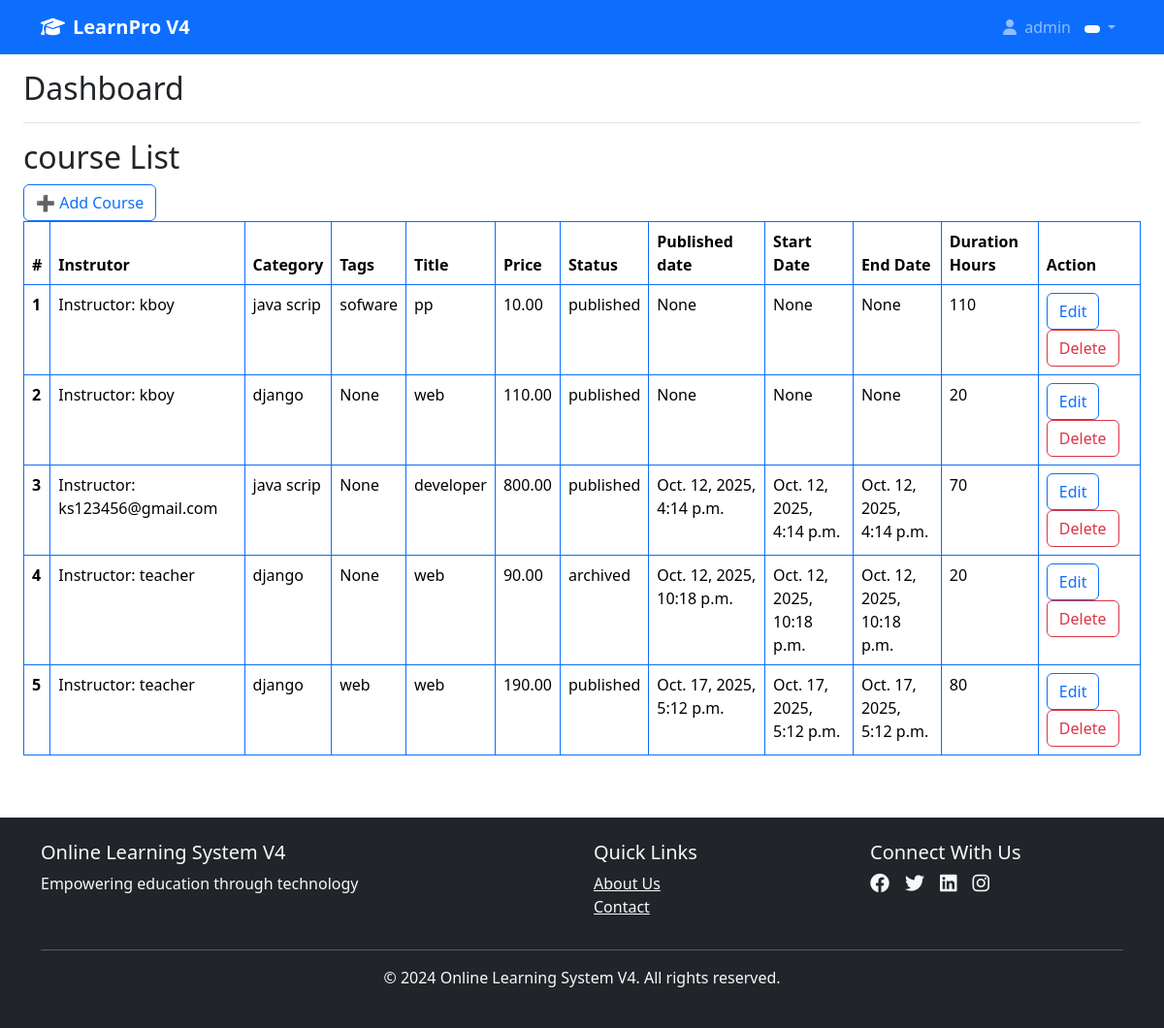
Screenshot of /courses/ (signed in) with the database file from the repository.
### users/models.py (models this page shows, shortened)
class User(AbstractUser):
    ROLE_CHOICES = (
        ('student', 'Student'),
        ('instructor', 'Instructor'),
        ('employee', 'Employee'),
    )
    role = models.CharField(max_length=20, choices=ROLE_CHOICES)

class Instructor(models.Model):
    user = models.OneToOneField(settings.AUTH_USER_MODEL, on_delete=models.CASCADE)
    name = models.CharField(max_length=100)
    phone = models.CharField(max_length=20)
    address = models.TextField()
    date_of_birth = models.DateField(blank=True, null=True)
    bio = models.TextField(blank=True)
    salary = models.DecimalField(max_digits=12, decimal_places=2,null=True)
    def __str__(self):
        return f"Instructor: {self.name}"

### course_management/models.py (models this page shows, shortened)
class Course(models.Model):
    STATUS_CHOICES = [
        ('draft', 'Draft'),
        ('published', 'Published'),
        ('archived', 'Archived'),
    ]
    instructor = models.ForeignKey(Instructor, on_delete=models.CASCADE, null=True)
    category = models.ForeignKey(Category, on_delete=models.CASCADE, null=True)
    tags = models.ForeignKey(Tag, on_delete=models.CASCADE, null=True)
    title = models.CharField(max_length=200, null=True)
    price = models.DecimalField(max_digits=10, decimal_places=2, default=0.00, null=True)
    status = models.CharField(max_length=20, choices=STATUS_CHOICES, default='draft', null=True)
    published_date = models.DateTimeField(blank=True, null=True)
    start_date = models.DateTimeField(blank=True, null=True)
    end_date = models.DateTimeField(blank=True, null=True)
    duration_hours = models.PositiveIntegerField(default=0, null=True)

class Category(models.Model):
    name = models.CharField(max_length=100)
    def __str__(self):
        return self.name

class Tag(models.Model):
    name = models.CharField(max_length=50, unique=True)
    def __str__(self):
        return self.name

### users/decorators.py (the view)
    def wrapper_func(request, *args, **kwargs):
        if 'user_id' in request.session:
            return view_func(request, *args, **kwargs)
        else:
            messages.error(request, "Please login to access this page.")
            return redirect('/login/')  # DIRECT PATH

### course_management/views.py (called while the page is built)
@login_required
def course_list(request):
    courses = Course.objects.all()
    return render(request, 'courses/course_list.html', {'courses': courses})

### course_management/templates/courses/course_list.html (shortened to what this page needs)
{% extends 'base.html' %}
{% block content %}
<!DOCTYPE html>
<!DOCTYPE html>
<html lang="en">
  <head>
    <link
      href="https://cdn.jsdelivr.net/npm/bootstrap@5.3.7/dist/css/bootstrap.min.css"
      rel="stylesheet"
    />
  </head>
  <body>
      <h2>course List</h2>
      <a href="{% url 'course_add' %}" class="btn btn-outline-primary">➕ Add Course</a>
      <table class="table table-bordered border-primary">
        <thead>
          <tr>
            <th scope="col">#</th>
            <th scope="col">Instrutor</th>
            <th scope="col">Category</th>
            <th scope="col">Tags</th>
            <th scope="col">Title</th>
            <th scope="col">Price</th>
            <th scope="col">Status</th>
            <th scope="col">Published date</th>
            <th scope="col">Start Date</th>
            <th scope="col">End Date</th>
            <th scope="col">Duration Hours</th>
            <th scope="col">Action</th>
          </tr>
        </thead>
        <tbody>
          {% for course in courses %}
          <tr>
            <th scope="row">{{ forloop.counter }}</th>
            <td>{{ course.instructor }}</td>
            <td>{{ course.category }}</td>
            <td>{{ course.tags }}</td>
            <td>{{ course.title }}</td>
            <td>{{ course.price }}</td>
            <td>{{ course.status }}</td>
            <td>{{ course.published_date }}</td>
            <td>{{ course.start_date }}</td>
            <td>{{ course.end_date }}</td>
            <td>{{ course.duration_hours }}</td>
            <td>
              <a href="{% url 'course_edit' course.id %} " class="btn btn-outline-primary">Edit</a>
              <a href="{% url 'course_delete' course.id %} " class="btn btn-outline-danger">Delete</a>
            </td>
          </tr>
          {% endfor %}
        </tbody>
      </table>
  </body>
</html>
{% endblock %}

### templates/base.html (shortened to what this page needs)
<!DOCTYPE html>
<html lang="en">
<head>
    <link href="https://cdn.jsdelivr.net/npm/bootstrap@5.3.0/dist/css/bootstrap.min.css" rel="stylesheet">
    <link rel="stylesheet" href="https://cdnjs.cloudflare.com/ajax/libs/font-awesome/6.4.0/css/all.min.css">
</head>
<body>
    <nav class="navbar navbar-expand-lg navbar-dark bg-primary">
        <div class="container">
            <a class="navbar-brand" href="{% url 'home' %}">
                <i class="fas fa-graduation-cap me-2"></i>LearnPro V4
            </a>
            <div class="collapse navbar-collapse" id="navbarNav">
                <ul class="navbar-nav">
                    {% if user.is_authenticated %}
                        <li class="nav-item dropdown">
                            <a class="nav-link dropdown-toggle" href="#" id="userDropdown" role="button" data-bs-toggle="dropdown">
                                <i class="fas fa-user me-1"></i>
                                {{ user.get_full_name|default:user.username }}
                                <span class="badge bg-light text-dark role-badge">
                                </span>
                            </a>
                        </li>
                    {% endif %}
                </ul>
            </div>
        </div>
    </nav>
    <div class="container-fluid">
        <div class="row">
            <main class="col-12 px-md-4">
                <div class="d-flex justify-content-between flex-wrap flex-md-nowrap align-items-center pt-3 pb-2 mb-3 border-bottom">
                    <h1 class="h2">{% block page_title %}Dashboard{% endblock %}</h1>
                </div>
                {% block content %}{% endblock %}
            </main>
        </div>
    </div>
    <footer class="bg-dark text-light py-4 mt-5">
        <div class="container">
            <div class="row">
                <div class="col-md-6">
                    <h5>Online Learning System V4</h5>
                    <p>Empowering education through technology</p>
                </div>
                <div class="col-md-3">
                    <h5>Quick Links</h5>
                    <ul class="list-unstyled">
                        <li><a href="#" class="text-light">About Us</a></li>
                        <li><a href="#" class="text-light">Contact</a></li>
                    </ul>
                </div>
                <div class="col-md-3">
                    <h5>Connect With Us</h5>
                    <div class="d-flex">
                        <a href="#" class="text-light me-3"><i class="fab fa-facebook fa-lg"></i></a>
                        <a href="#" class="text-light me-3"><i class="fab fa-twitter fa-lg"></i></a>
                        <a href="#" class="text-light me-3"><i class="fab fa-linkedin fa-lg"></i></a>
                        <a href="#" class="text-light"><i class="fab fa-instagram fa-lg"></i></a>
                    </div>
                </div>
            </div>
            <hr class="bg-light">
            <div class="text-center">
                <p>&copy; 2024 Online Learning System V4. All rights reserved.</p>
            </div>
        </div>
    </footer>
</body>
</html>

### templates/base.html (style rules this page uses)
.navbar-brand { font-weight: bold; }
.role-badge { font-size: 0.8rem; margin-left: 10px; }

### rows the page displays
User: get_full_name "admin"
Course: instructor "Instructor: kboy", category "java scrip", tags "sofware", title "pp", price "10.00", status "published", published_date "None", start_date "None", end_date "None", duration_hours "110"
Course: instructor "Instructor: kboy", category "django", tags "None", title "web", price "110.00", status "published", published_date "None", start_date "None", end_date "None", duration_hours "20"
Course: instructor "Instructor: ks123456@gmail.com", category "java scrip", tags "None", title "developer", price "800.00", status "published", published_date "Oct. 12, 2025, 4:14 p.m.", start_date "Oct. 12, 2025, 4:14 p.m.", end_date "Oct. 12, 2025, 4:14 p.m.", duration_hours "70"
Course: instructor "Instructor: teacher", category "django", tags "None", title "web", price "90.00", status "archived", published_date "Oct. 12, 2025, 10:18 p.m.", start_date "Oct. 12, 2025, 10:18 p.m.", end_date "Oct. 12, 2025, 10:18 p.m.", duration_hours "20"
Course: instructor "Instructor: teacher", category "django", tags "web", title "web", price "190.00", status "published", published_date "Oct. 17, 2025, 5:12 p.m.", start_date "Oct. 17, 2025, 5:12 p.m.", end_date "Oct. 17, 2025, 5:12 p.m.", duration_hours "80"
